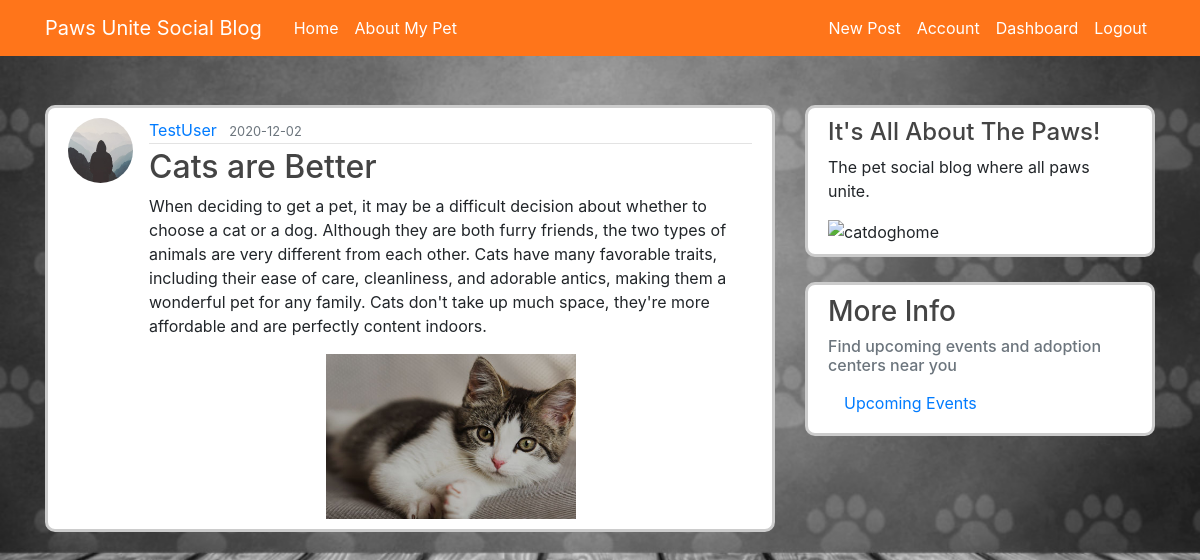
Page /post/28 (signed in) on the committed database.
### socialblog/model.py (models this page shows, shortened)
class User(db.Model, UserMixin):
    id = db.Column(db.Integer, primary_key=True)
    username = db.Column(db.String(20), unique=True, nullable=False)
    email = db.Column(db.String(120), unique=True, nullable=False)
    image_file = db.Column(db.String(20), nullable=False,
                           default='default.jpg')
    password = db.Column(db.String(60), nullable=False)
    posts = db.relationship('Post', backref='author', lazy=True)

class Post(db.Model):
    id = db.Column(db.Integer, primary_key=True)
    title = db.Column(db.String(100), nullable=False)
    date_posted = db.Column(db.DateTime, nullable=False,
                            default=datetime.utcnow)
    content = db.Column(db.Text, nullable=False)
    image = db.Column(db.String(20), nullable=True, default='default.jpg')
    user_id = db.Column(db.Integer, db.ForeignKey('user.id'), nullable=False)

### socialblog/routes.py (the view)
@app.route("/post/<int:post_id>")
def post(post_id):
    post = Post.query.get_or_404(post_id)
    return render_template('post.html', title=post.title, post=post)

### socialblog/model.py (called while the page is built)
@login_manager.user_loader
def load_user(user_id):
    return User.query.get(int(user_id))

### socialblog/templates/post.html (shortened to what this page needs)
{% extends "layout.html" %}
{% block content %}
<article class="media content-section">
    <img class="rounded-circle article-img"
        src="{{ url_for('static', filename='profile_pics/' + post.author.image_file) }}">
    <div class="media-body">
        <div class="article-metadata">
            <a class="mr-2" href="#">{{ post.author.username }}</a>
            <small class="text-muted">{{ post.date_posted.strftime('%Y-%m-%d') }}</small>
        </div>
        <h2 class="article-title">{{ post.title }}</h2>
        <p class="article-content">{{ post.content }}</p>
        <img class="rounded-corners mx-auto d-block article-img2"
            src="{{ url_for('static', filename='profile_pics/' + post.image) }}" alt="cat picture">
    </div>
</article>
{% endblock content %}

### socialblog/static/main.css (style rules this page uses)
body { background-color: #ffffff; background-image: url(/static/bwpaws.jpg); background-size: cover; background-position: center; margin-top: 5rem; background-repeat: no-repeat; }
h1, h2, h3, h4, h5, h6 { color: #444444; }
.content-section { background: #ffffff; padding: 10px 20px; border: 3px solid #cccccc; border-radius: 10px; margin-top: 25px; margin-bottom: 25px; }
.article-title { color: #444444; }
.article-content { white-space: pre-line; }
.article-img { height: 65px; width: 65px; margin-right: 16px; }
.article-img2 { height: 165px; width: 250px; margin-right: 16px; }
.article-metadata { padding-bottom: 1px; margin-bottom: 4px; border-bottom: 1px solid #e3e3e3 }

### rows in the picture
User: image_file (placeholder picture), author.username "TestUser"
Post: date_posted "2020-12-02", title "Cats are Better", content "When deciding to get a pet, it may be a difficult decision about whether to choose a cat or a dog. Although they are both furry friends, the two types of animals are very different from each other. Cats have many favorable traits, including their ease of care, cleanliness, and adorable antics, making them a wonderful pet for any family. Cats don't take up much space, they're more affordable and are perfectly content indoors.", image (picture)
